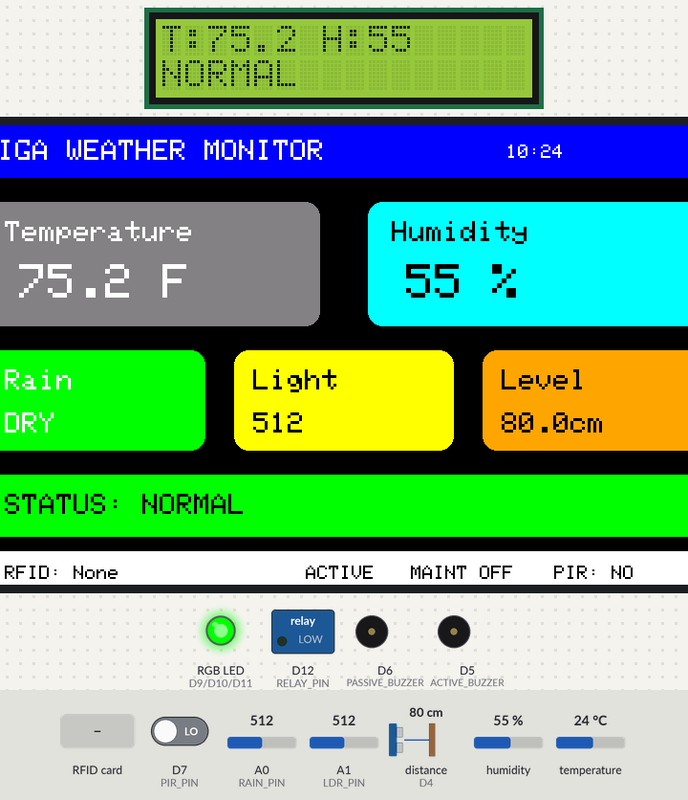
Recording of a sketch running on a simulated Arduino Giga R1. Parts: 16×2 character LCD, 800×480 colour display, switched loads named in the sketch (green lamp = pin HIGH), an RGB LED mixed from three pins (HIGH = lit), buzzer (waves = sounding, pin HIGH). Wiring (inferred from the names in the program): ultrasonic range finder: trigger D3; echo D4. The test bench sets the inputs (shaded band); at power-on: distance to the obstacle (sensor on D4) 80 cm, D7 (PIR_PIN) LOW, A0 (RAIN_PIN) = 512, A1 (LDR_PIN) = 512, humidity 55 %, temperature 24 °C. The echo pulse lasts 58.3 µs per cm; the local clock reads 2024-03-15 10:24:30 at power-on unless the sketch sets it; pins used as bus, display or sensor lines are not drawn; what the sketch prints to the serial monitor is not drawn.

Above: at 5.8 s.
5.9 s: distance to the obstacle (sensor on D4) set to 7 cm
At 8.3 s:
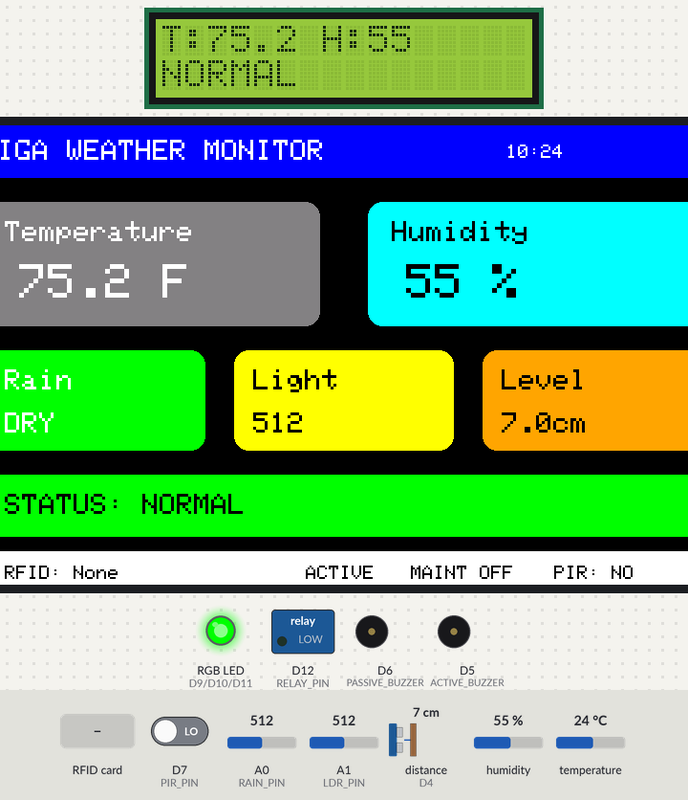
14.9 s: distance to the obstacle (sensor on D4) set to 4 cm
At 17.8 s:
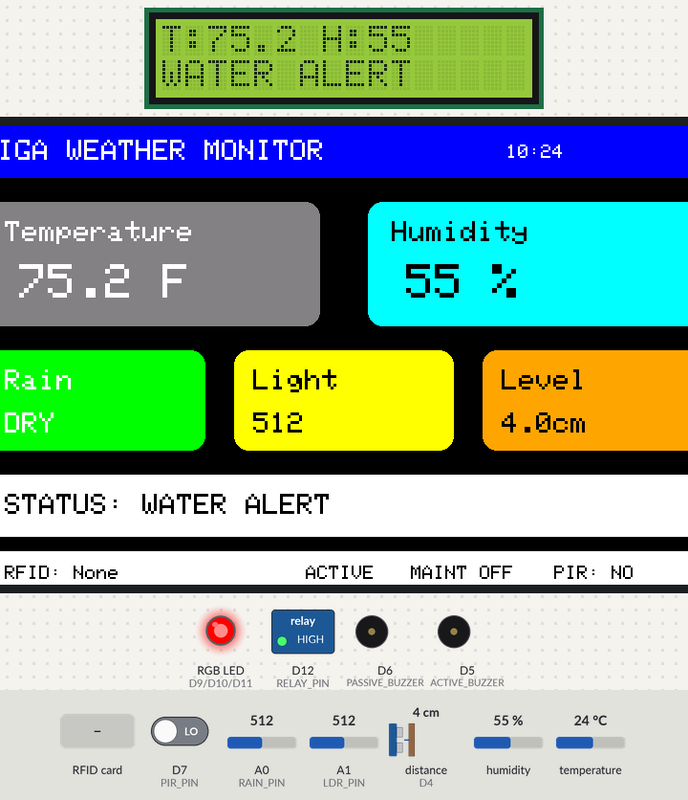
20.8 s: RFID card 75 8C F9 03 held to the reader
At 24.3 s:
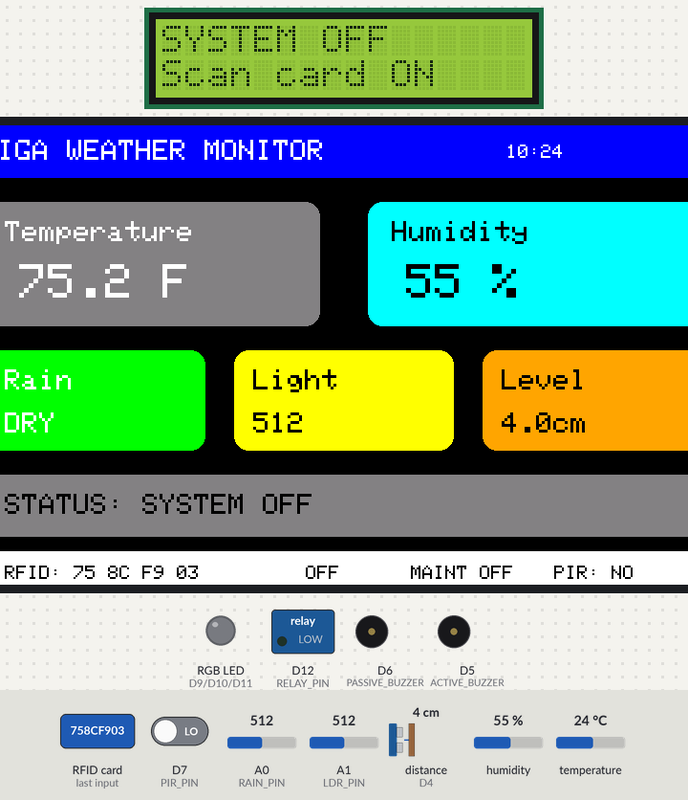
24.7 s: RFID card F7 51 8C 04 held to the reader
At 28.4 s:
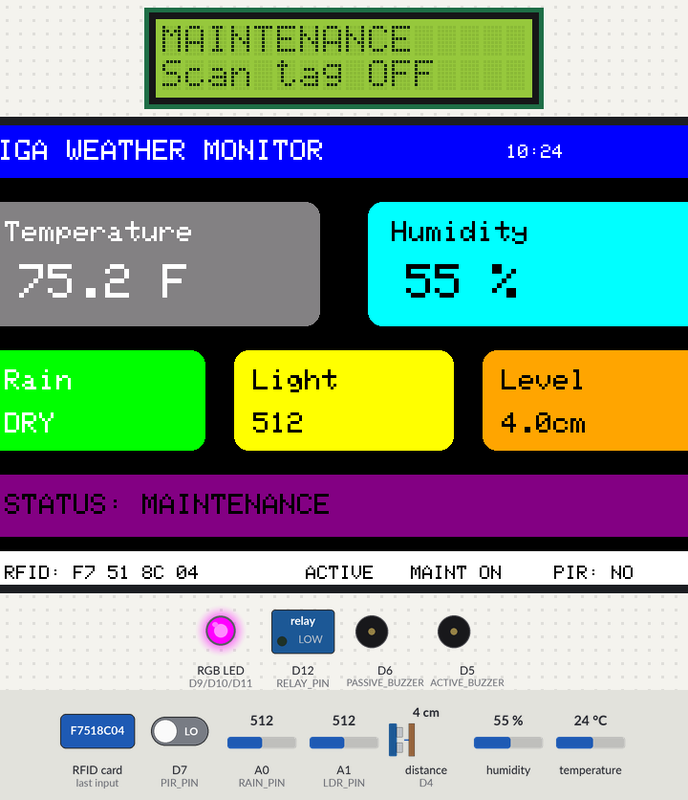
32.8 s: RFID card 5E 7A 19 C4 held to the reader
At 36.3 s:
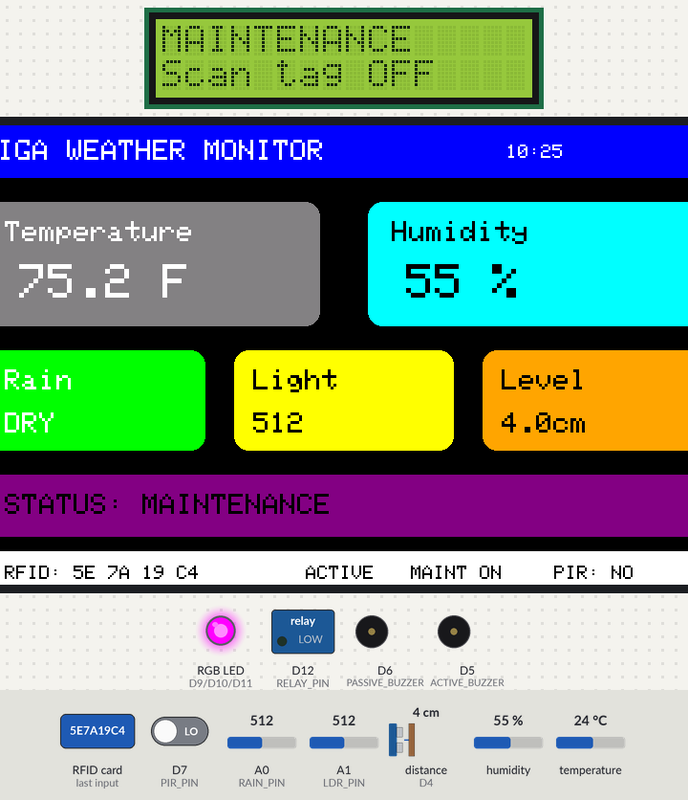
36.8 s: D7 (PIR_PIN) driven HIGH
Timing chart, 0 to 39.8 s (numbered marks = the images above; inputs shaded):
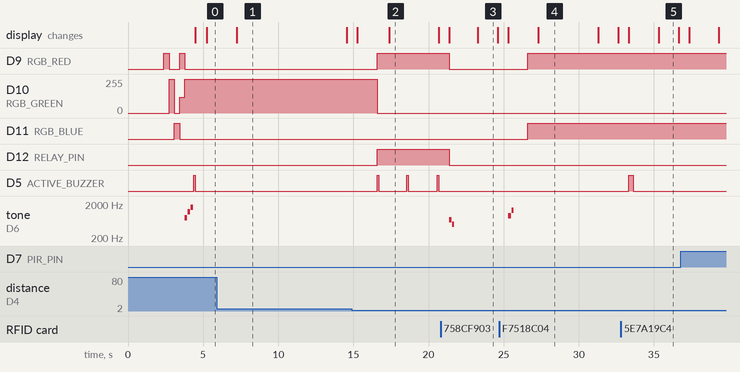

The sketch:

weather__station__final.ino
```cpp
#include <Wire.h>
#include <SPI.h>
#include <MFRC522.h>
#include <RTClib.h>
#include <DHT.h>
#include <LiquidCrystal.h>
#include "Arduino_GigaDisplay_GFX.h"

// ---------- DISPLAY ----------
GigaDisplay_GFX display;

// ---------- SENSOR PINS ----------
#define DHTPIN 2
#define DHTTYPE DHT11

#define TRIG_PIN 3
#define ECHO_PIN 4

#define ACTIVE_BUZZER 5
#define PASSIVE_BUZZER 6

#define PIR_PIN 7

#define RGB_RED 9
#define RGB_GREEN 10
#define RGB_BLUE 11

#define RELAY_PIN 12

#define RAIN_PIN A0
#define LDR_PIN A1

// ---------- RFID PINS ----------
#define RFID_SS_PIN 29
#define RFID_RST_PIN 31

MFRC522 rfid(RFID_SS_PIN, RFID_RST_PIN);

// ---------- LCD ----------
LiquidCrystal lcd(28, 30, 32, 34, 36, 38);

// ---------- OBJECTS ----------
DHT dht(DHTPIN, DHTTYPE);
RTC_DS1307 rtc;

// ---------- RFID UID VALUES ----------
// Replace these after scanning your card/keychain in Serial Monitor.
String accessCardUID = "75 8C F9 03";      // card = activate/deactivate
String maintenanceUID = "F7 51 8C 04";     // keychain = maintenance on/off

// ---------- VARIABLES ----------
float tempC, tempF, humidity;
int rainValue, lightValue;
int pirState;
float distanceCM;

bool systemActive = true;
bool maintenanceMode = false;
bool motionAlert = false;

String weatherStatus = "NORMAL";
String lastRFID = "None";

unsigned long lastUpdate = 0;
unsigned long lastMotionBeep = 0;

// ---------- COLORS ----------
#define BLACK   0x0000
#define WHITE   0xFFFF
#define RED     0xF800
#define GREEN   0x07E0
#define BLUE    0x001F
#define YELLOW  0xFFE0
#define CYAN    0x07FF
#define ORANGE  0xFD20
#define GRAY    0x8410
#define PURPLE  0x8010

void setup() {
  Serial.begin(9600);

  Wire.begin();
  SPI.begin();

  dht.begin();
  rtc.begin();
  rfid.PCD_Init();

  lcd.begin(16, 2);

  display.begin();
  display.setRotation(1);
  display.fillScreen(BLACK);

  pinMode(TRIG_PIN, OUTPUT);
  pinMode(ECHO_PIN, INPUT);

  pinMode(ACTIVE_BUZZER, OUTPUT);
  pinMode(PASSIVE_BUZZER, OUTPUT);

  pinMode(PIR_PIN, INPUT);

  pinMode(RGB_RED, OUTPUT);
  pinMode(RGB_GREEN, OUTPUT);
  pinMode(RGB_BLUE, OUTPUT);

  pinMode(RELAY_PIN, OUTPUT);

  digitalWrite(ACTIVE_BUZZER, LOW);
  digitalWrite(PASSIVE_BUZZER, LOW);
  digitalWrite(RELAY_PIN, LOW);

  setRGB(0, 0, 0);

  if (!rtc.isrunning()) {
    rtc.adjust(DateTime(F(__DATE__), F(__TIME__)));
  }

  startupScreen();
  rgbStartupTest();
  startupBeep();

  lcd.clear();
  lcd.setCursor(0, 0);
  lcd.print("Stage 3 RFID");
  lcd.setCursor(0, 1);
  lcd.print("PIR Enabled");
}

void loop() {
  checkRFID();

  if (millis() - lastUpdate >= 2000) {
    lastUpdate = millis();

    readSensors();
    classifyWeather();
    updateOutputs();
    updateLCD();
    updateGigaDisplay();
    printSerial();
  }
}

// ---------- RFID ----------
void checkRFID() {
  if (!rfid.PICC_IsNewCardPresent()) return;
  if (!rfid.PICC_ReadCardSerial()) return;

  String uid = getUID();
  lastRFID = uid;

  Serial.print("RFID UID: ");
  Serial.println(uid);

  if (uid == accessCardUID) {
    systemActive = !systemActive;

    if (!systemActive) {
      maintenanceMode = false;
      digitalWrite(RELAY_PIN, LOW);
      setRGB(0, 0, 0);
      beepDeactivate();
    } else {
      beepActivate();
    }
  }
  else if (uid == maintenanceUID) {
    maintenanceMode = !maintenanceMode;

    if (maintenanceMode) {
      systemActive = true;
      beepMaintenance();
    } else {
      beepActivate();
    }
  }
  else {
    deniedBeep();
  }

  delay(800);

  rfid.PICC_HaltA();
  rfid.PCD_StopCrypto1();
}

String getUID() {
  String uid = "";

  for (byte i = 0; i < rfid.uid.size; i++) {
    if (rfid.uid.uidByte[i] < 0x10) uid += "0";
    uid += String(rfid.uid.uidByte[i], HEX);
    if (i < rfid.uid.size - 1) uid += " ";
  }

  uid.toUpperCase();
  return uid;
}

// ---------- READ SENSORS ----------
void readSensors() {
  humidity = dht.readHumidity();
  tempC = dht.readTemperature();

  if (!isnan(tempC)) {
    tempF = tempC * 9.0 / 5.0 + 32.0;
  } else {
    tempF = NAN;
  }

  rainValue = analogRead(RAIN_PIN);
  lightValue = analogRead(LDR_PIN);

  pirState = digitalRead(PIR_PIN);
  motionAlert = pirState == HIGH;

  distanceCM = readUltrasonic();
}

float readUltrasonic() {
  digitalWrite(TRIG_PIN, LOW);
  delayMicroseconds(2);

  digitalWrite(TRIG_PIN, HIGH);
  delayMicroseconds(10);
  digitalWrite(TRIG_PIN, LOW);

  long duration = pulseIn(ECHO_PIN, HIGH, 30000);

  if (duration == 0) {
    return -1;
  }

  return duration * 0.0343 / 2.0;
}

// ---------- WEATHER CLASSIFICATION ----------
void classifyWeather() {
  bool dhtGood = !isnan(tempF) && !isnan(humidity);
  bool rainDetected = rainValue < 400;
  bool darkOutside = lightValue < 300;
  bool sunnyOutside = lightValue > 700;
  bool stormWarning = dhtGood && humidity > 80 && darkOutside;
  bool waterLevelAlert = distanceCM > 0 && distanceCM < 6;

  if (!systemActive) {
    weatherStatus = "SYSTEM OFF";
  }
  else if (maintenanceMode) {
    weatherStatus = "MAINTENANCE";
  }
  else if (!dhtGood) {
    weatherStatus = "DHT ERROR";
  }
  else if (waterLevelAlert) {
    weatherStatus = "WATER ALERT";
  }
  else if (rainDetected && humidity > 70) {
    weatherStatus = "RAINING";
  }
  else if (stormWarning) {
    weatherStatus = "STORM WARNING";
  }
  else if (sunnyOutside) {
    weatherStatus = "SUNNY";
  }
  else {
    weatherStatus = "NORMAL";
  }
}

// ---------- OUTPUTS ----------
void updateOutputs() {
  if (!systemActive) {
    setRGB(0, 0, 0);
    digitalWrite(RELAY_PIN, LOW);
    digitalWrite(ACTIVE_BUZZER, LOW);
    return;
  }

  if (maintenanceMode) {
    setRGB(255, 0, 255);
    digitalWrite(RELAY_PIN, LOW);
    return;
  }

  if (motionAlert && millis() - lastMotionBeep > 5000) {
    tone(PASSIVE_BUZZER, 1500, 100);
    lastMotionBeep = millis();
  }

  if (weatherStatus == "DHT ERROR") {
    setRGB(255, 255, 255);
    digitalWrite(RELAY_PIN, LOW);
  }
  else if (weatherStatus == "WATER ALERT") {
    setRGB(255, 0, 0);
    digitalWrite(RELAY_PIN, HIGH);
    digitalWrite(ACTIVE_BUZZER, HIGH);
    delay(100);
    digitalWrite(ACTIVE_BUZZER, LOW);
  }
  else if (weatherStatus == "RAINING") {
    setRGB(0, 0, 255);
    digitalWrite(RELAY_PIN, HIGH);
    digitalWrite(ACTIVE_BUZZER, HIGH);
    delay(80);
    digitalWrite(ACTIVE_BUZZER, LOW);
  }
  else if (weatherStatus == "STORM WARNING") {
    setRGB(255, 0, 0);
    digitalWrite(RELAY_PIN, HIGH);
    tone(PASSIVE_BUZZER, 1000, 150);
  }
  else if (weatherStatus == "SUNNY") {
    setRGB(255, 120, 0);
    digitalWrite(RELAY_PIN, LOW);
  }
  else {
    setRGB(0, 255, 0);
    digitalWrite(RELAY_PIN, LOW);
  }
}

// ---------- LCD ----------
void updateLCD() {
  lcd.clear();

  if (!systemActive) {
    lcd.setCursor(0, 0);
    lcd.print("SYSTEM OFF");
    lcd.setCursor(0, 1);
    lcd.print("Scan card ON");
    return;
  }

  if (maintenanceMode) {
    lcd.setCursor(0, 0);
    lcd.print("MAINTENANCE");
    lcd.setCursor(0, 1);
    lcd.print("Scan tag OFF");
    return;
  }

  lcd.setCursor(0, 0);

  if (isnan(tempF) || isnan(humidity)) {
    lcd.print("DHT ERROR");
  } else {
    lcd.print("T:");
    lcd.print(tempF, 1);
    lcd.print(" H:");
    lcd.print(humidity, 0);
  }

  lcd.setCursor(0, 1);

  if (motionAlert) {
    lcd.print("MOTION ");
  } else {
    lcd.print(weatherStatus);
  }
}

// ---------- GIGA DISPLAY ----------
void updateGigaDisplay() {
  DateTime now = rtc.now();

  display.fillScreen(BLACK);

  drawHeader(now);
  drawMainTempBox();
  drawHumidityBox();
  drawRainBox();
  drawLightBox();
  drawDistanceBox();
  drawStatusBox();
  drawModeBox();
}

void drawHeader(DateTime now) {
  display.fillRect(0, 0, 800, 55, BLUE);

  display.setTextColor(WHITE);
  display.setTextSize(3);
  display.setCursor(20, 15);
  display.print("GIGA WEATHER MONITOR");

  display.setTextSize(2);
  display.setCursor(570, 20);

  if (now.hour() < 10) display.print("0");
  display.print(now.hour());
  display.print(":");
  if (now.minute() < 10) display.print("0");
  display.print(now.minute());
}

void drawMainTempBox() {
  display.fillRoundRect(25, 80, 350, 130, 15, GRAY);

  display.setTextColor(WHITE);
  display.setTextSize(3);
  display.setCursor(45, 100);
  display.print("Temperature");

  display.setTextSize(5);
  display.setCursor(60, 145);

  if (isnan(tempF)) {
    display.print("ERR");
  } else {
    display.print(tempF, 1);
    display.print(" F");
  }
}

void drawHumidityBox() {
  display.fillRoundRect(425, 80, 350, 130, 15, CYAN);

  display.setTextColor(BLACK);
  display.setTextSize(3);
  display.setCursor(450, 100);
  display.print("Humidity");

  display.setTextSize(5);
  display.setCursor(465, 145);

  if (isnan(humidity)) {
    display.print("ERR");
  } else {
    display.print(humidity, 0);
    display.print(" %");
  }
}

void drawRainBox() {
  display.fillRoundRect(25, 235, 230, 105, 15, rainValue < 400 ? BLUE : GREEN);

  display.setTextColor(WHITE);
  display.setTextSize(3);
  display.setCursor(45, 255);
  display.print("Rain");

  display.setTextSize(3);
  display.setCursor(45, 300);
  display.print(rainValue < 400 ? "DETECTED" : "DRY");
}

void drawLightBox() {
  display.fillRoundRect(285, 235, 230, 105, 15, YELLOW);

  display.setTextColor(BLACK);
  display.setTextSize(3);
  display.setCursor(305, 255);
  display.print("Light");

  display.setTextSize(3);
  display.setCursor(305, 300);
  display.print(lightValue);
}

void drawDistanceBox() {
  display.fillRoundRect(545, 235, 230, 105, 15, ORANGE);

  display.setTextColor(BLACK);
  display.setTextSize(3);
  display.setCursor(565, 255);
  display.print("Level");

  display.setTextSize(3);
  display.setCursor(565, 300);

  if (distanceCM < 0) {
    display.print("No Echo");
  } else {
    display.print(distanceCM, 1);
    display.print("cm");
  }
}

void drawStatusBox() {
  uint16_t color = WHITE;

  if (weatherStatus == "SYSTEM OFF") color = GRAY;
  else if (weatherStatus == "MAINTENANCE") color = PURPLE;
  else if (weatherStatus == "STORM WARNING") color = RED;
  else if (weatherStatus == "RAINING") color = BLUE;
  else if (weatherStatus == "SUNNY") color = YELLOW;
  else if (weatherStatus == "NORMAL") color = GREEN;

  display.fillRoundRect(25, 365, 750, 65, 15, color);

  display.setTextColor(BLACK);
  display.setTextSize(3);
  display.setCursor(45, 385);

  if (motionAlert && systemActive && !maintenanceMode) {
    display.print("STATUS: MOTION DETECTED");
  } else {
    display.print("STATUS: ");
    display.print(weatherStatus);
  }
}

void drawModeBox() {
  display.fillRoundRect(25, 445, 750, 45, 12, WHITE);

  display.setTextColor(BLACK);
  display.setTextSize(2);
  display.setCursor(45, 460);

  display.print("RFID: ");
  display.print(lastRFID);

  display.setCursor(360, 460);
  display.print(systemActive ? "ACTIVE" : "OFF");

  display.setCursor(470, 460);
  display.print(maintenanceMode ? "MAINT ON" : "MAINT OFF");

  display.setCursor(620, 460);
  display.print(motionAlert ? "PIR: YES" : "PIR: NO");
}

// ---------- SERIAL ----------
void printSerial() {
  Serial.println("------ STAGE 3 RFID + PIR WEATHER SYSTEM ------");

  Serial.print("System Active: ");
  Serial.println(systemActive ? "YES" : "NO");

  Serial.print("Maintenance Mode: ");
  Serial.println(maintenanceMode ? "ON" : "OFF");

  Serial.print("PIR Motion: ");
  Serial.println(motionAlert ? "YES" : "NO");

  Serial.print("Last RFID: ");
  Serial.println(lastRFID);

  Serial.print("Weather Status: ");
  Serial.println(weatherStatus);

  Serial.print("Temp: ");
  Serial.print(tempF);
  Serial.println(" F");

  Serial.print("Humidity: ");
  Serial.print(humidity);
  Serial.println(" %");

  Serial.print("Rain: ");
  Serial.println(rainValue);

  Serial.print("Light: ");
  Serial.println(lightValue);

  Serial.print("Distance: ");
  Serial.print(distanceCM);
  Serial.println(" cm");

  Serial.println("----------------------------------------------");
  Serial.println();
}

// ---------- RGB COMMON CATHODE ----------
void setRGB(int redVal, int greenVal, int blueVal) {
  analogWrite(RGB_RED, redVal);
  analogWrite(RGB_GREEN, greenVal);
  analogWrite(RGB_BLUE, blueVal);
}

// ---------- BEEP PATTERNS ----------
void beepActivate() {
  tone(PASSIVE_BUZZER, 1000, 120);
  delay(150);
  tone(PASSIVE_BUZZER, 1400, 120);
}

void beepDeactivate() {
  tone(PASSIVE_BUZZER, 700, 150);
  delay(180);
  tone(PASSIVE_BUZZER, 500, 150);
}

void beepMaintenance() {
  tone(PASSIVE_BUZZER, 900, 100);
  delay(120);
  tone(PASSIVE_BUZZER, 900, 100);
  delay(120);
  tone(PASSIVE_BUZZER, 1300, 150);
}

void deniedBeep() {
  digitalWrite(ACTIVE_BUZZER, HIGH);
  delay(300);
  digitalWrite(ACTIVE_BUZZER, LOW);
}

// ---------- STARTUP ----------
void startupScreen() {
  display.fillScreen(BLACK);

  display.setTextColor(WHITE);
  display.setTextSize(4);
  display.setCursor(110, 140);
  display.print("GIGA WEATHER");

  display.setTextSize(3);
  display.setCursor(125, 215);
  display.print("Stage 3 RFID + PIR");

  delay(1500);
}

void rgbStartupTest() {
  setRGB(255, 0, 0);
  delay(350);

  setRGB(0, 255, 0);
  delay(350);

  setRGB(0, 0, 255);
  delay(350);

  setRGB(255, 120, 0);
  delay(350);

  setRGB(0, 255, 0);
}

void startupBeep() {
  tone(PASSIVE_BUZZER, 800, 150);
  delay(200);

  tone(PASSIVE_BUZZER, 1200, 150);
  delay(200);

  tone(PASSIVE_BUZZER, 1600, 150);
  delay(200);

  noTone(PASSIVE_BUZZER);

  digitalWrite(ACTIVE_BUZZER, HIGH);
  delay(100);
  digitalWrite(ACTIVE_BUZZER, LOW);
}
```

Measured:
- the behaviour switches between 6 and 5 cm on distance to the obstacle (sensor on D4) (found by bisection; images 1 and 2)
- after the input at 5.9 s, the display: changes after 1.3 s (image 1)
- after the input at 14.9 s, D9 (RGB_RED), D12 (RELAY_PIN): LOW → HIGH after 1.7 s; D10 (RGB_GREEN): 255/255 → 0/255 after 1.7 s; D5 (ACTIVE_BUZZER): alternates HIGH for 0.10 s and LOW for 1.9 s, starting after 1.7 s; the display: first differs from a run without the input after 2.5 s (image 2)
- after the input at 20.8 s, D9 (RGB_RED), D12 (RELAY_PIN): HIGH → LOW after 0.59 s; D5 (ACTIVE_BUZZER): stops changing and stays LOW; tone on D6 (PASSIVE_BUZZER): silent → 700 Hz after 0.59 s, → silent 0.15 s later, → 500 Hz 0.03 s later, → silent 0.15 s later; the display: first differs from a run without the input after 2.5 s (image 3)
- after the input at 24.7 s, D9 (RGB_RED), D11 (RGB_BLUE): LOW → HIGH after 1.9 s; tone on D6 (PASSIVE_BUZZER): plays 900 Hz for 0.10 s, 900 Hz for 0.10 s, 1300 Hz for 0.15 s, starting after 0.60 s; the display: first differs from a run without the input after 2.6 s (image 4)
- after the input at 32.8 s, D5 (ACTIVE_BUZZER): LOW → HIGH after 0.54 s, → LOW 0.30 s later; the display: first differs from a run without the input after 2.5 s (image 5)
- what the display in image 1 shows lasts 7.4 s, from 7.2 s to 14.6 s
